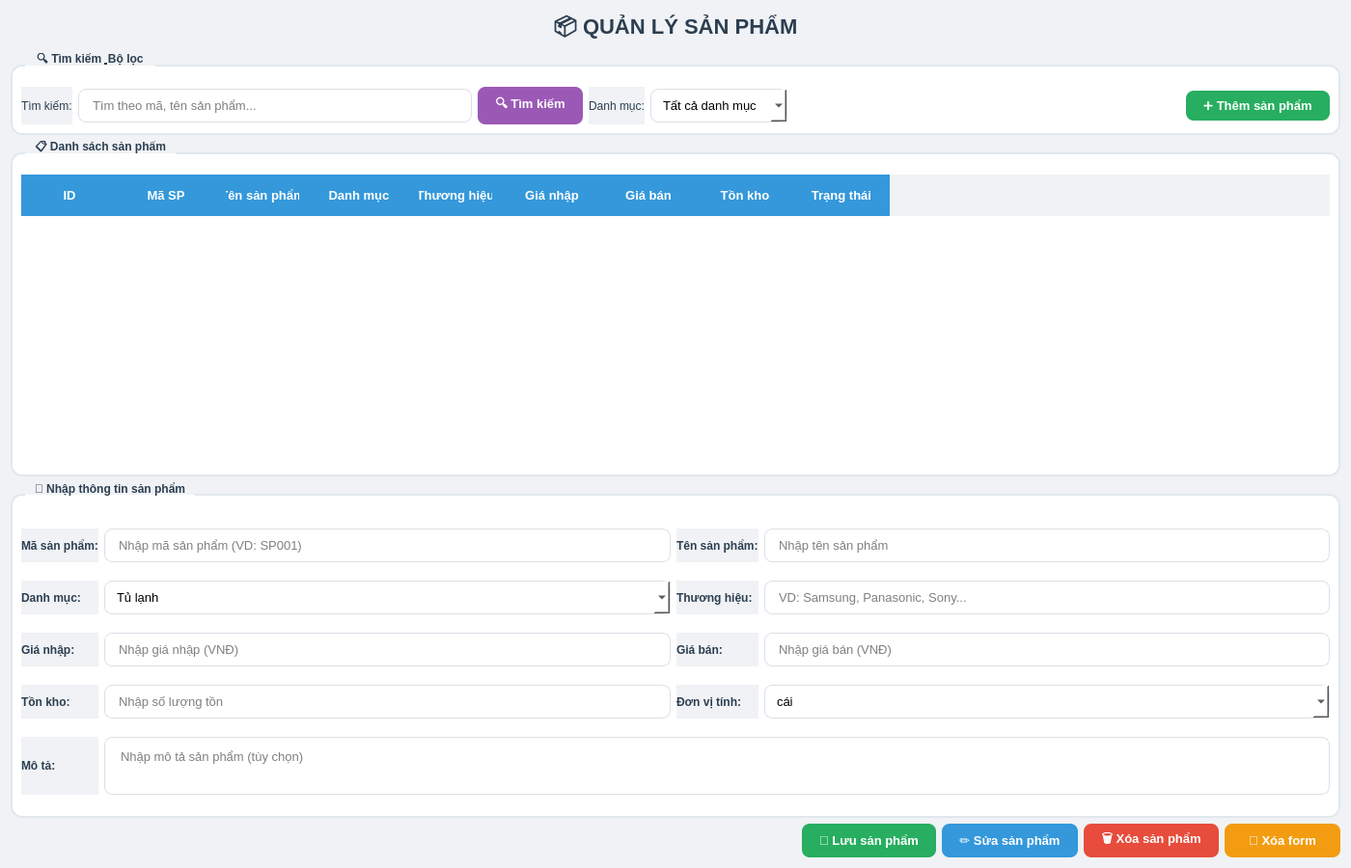
<?xml version="1.0" encoding="UTF-8"?>
<ui version="4.0">
 <class>ProductManagement</class>
 <widget class="QWidget" name="ProductManagement">
  <property name="geometry">
   <rect>
    <x>0</x>
    <y>0</y>
    <width>1400</width>
    <height>900</height>
   </rect>
  </property>
  <property name="windowTitle">
   <string>Quản lý sản phẩm</string>
  </property>
  <property name="styleSheet">
   <string notr="true">
    QWidget {
        background-color: #f0f2f5;
    }
    QGroupBox {
        font-weight: bold;
        border: 2px solid #e1e8ed;
        border-radius: 12px;
        margin-top: 12px;
        padding-top: 12px;
        background-color: white;
    }
    QGroupBox::title {
        subcontrol-origin: margin;
        left: 15px;
        padding: 0 8px 0 8px;
        color: #2c3e50;
    }
    QTableWidget {
        background-color: white;
        alternate-background-color: #f9f9f9;
        gridline-color: #e0e0e0;
        selection-background-color: #3498db;
        selection-color: white;
        border-radius: 10px;
    }
    QHeaderView::section {
        background-color: #3498db;
        color: white;
        padding: 12px;
        font-weight: bold;
        font-size: 13px;
        border: none;
    }
    QPushButton {
        border-radius: 8px;
        padding: 8px 18px;
        font-weight: bold;
        font-size: 13px;
    }
    QPushButton#btnAdd {
        background-color: #27ae60;
        color: white;
    }
    QPushButton#btnAdd:hover {
        background-color: #2ecc71;
    }
    QPushButton#btnEdit {
        background-color: #3498db;
        color: white;
    }
    QPushButton#btnEdit:hover {
        background-color: #2980b9;
    }
    QPushButton#btnDelete {
        background-color: #e74c3c;
        color: white;
    }
    QPushButton#btnDelete:hover {
        background-color: #c0392b;
    }
    QPushButton#btnSave {
        background-color: #27ae60;
        color: white;
    }
    QPushButton#btnClear {
        background-color: #f39c12;
        color: white;
    }
    QPushButton#btnSearch {
        background-color: #9b59b6;
        color: white;
    }
    QLineEdit, QComboBox, QTextEdit {
        padding: 8px 12px;
        border: 1px solid #dcdfe6;
        border-radius: 8px;
        background-color: white;
        font-size: 13px;
    }
    QLineEdit:focus, QComboBox:focus {
        border-color: #3498db;
        outline: none;
    }
    QLabel {
        color: #2c3e50;
    }
    QLabel#lblTitle {
        font-size: 22px;
        font-weight: bold;
        color: #2c3e50;
    }
   </string>
  </property>
  <layout class="QVBoxLayout" name="verticalLayout">
   <item>
    <widget class="QLabel" name="lblTitle">
     <property name="text">
      <string>📦 QUẢN LÝ SẢN PHẨM</string>
     </property>
     <property name="alignment">
      <set>Qt::AlignCenter</set>
     </property>
    </widget>
   </item>
   
   <!-- Phần tìm kiếm và bộ lọc -->
   <item>
    <widget class="QGroupBox" name="groupBoxSearch">
     <property name="title">
      <string>🔍 Tìm kiếm &amp; Bộ lọc</string>
     </property>
     <layout class="QHBoxLayout" name="searchLayout">
      <item>
       <widget class="QLabel" name="lblSearch">
        <property name="text">
         <string>Tìm kiếm:</string>
        </property>
       </widget>
      </item>
      <item>
       <widget class="QLineEdit" name="txtSearch">
        <property name="placeholderText">
         <string>Tìm theo mã, tên sản phẩm...</string>
        </property>
        <property name="minimumSize">
         <size>
          <width>300</width>
          <height>0</height>
         </size>
        </property>
       </widget>
      </item>
      <item>
       <widget class="QPushButton" name="btnSearch">
        <property name="text">
         <string>🔍 Tìm kiếm</string>
        </property>
       </widget>
      </item>
      <item>
       <widget class="QLabel" name="lblCategory">
        <property name="text">
         <string>Danh mục:</string>
        </property>
       </widget>
      </item>
      <item>
       <widget class="QComboBox" name="cboCategory">
        <item>
         <property name="text">
          <string>Tất cả danh mục</string>
         </property>
        </item>
        <item>
         <property name="text">
          <string>Tủ lạnh</string>
         </property>
        </item>
        <item>
         <property name="text">
          <string>Máy giặt</string>
         </property>
        </item>
        <item>
         <property name="text">
          <string>TV</string>
         </property>
        </item>
        <item>
         <property name="text">
          <string>Điều hòa</string>
         </property>
        </item>
        <item>
         <property name="text">
          <string>Bếp từ</string>
         </property>
        </item>
        <item>
         <property name="text">
          <string>Quạt</string>
         </property>
        </item>
        <item>
         <property name="text">
          <string>Máy hút bụi</string>
         </property>
        </item>
       </widget>
      </item>
      <item>
       <spacer name="horizontalSpacer">
        <property name="orientation">
         <enum>Qt::Horizontal</enum>
        </property>
        <property name="sizeHint" stdset="0">
         <size>
          <width>40</width>
          <height>20</height>
         </size>
        </property>
       </spacer>
      </item>
      <item>
       <widget class="QPushButton" name="btnAdd">
        <property name="text">
         <string>➕ Thêm sản phẩm</string>
        </property>
       </widget>
      </item>
     </layout>
    </widget>
   </item>
   
   <!-- Bảng danh sách sản phẩm -->
   <item>
    <widget class="QGroupBox" name="groupBoxProductList">
     <property name="title">
      <string>📋 Danh sách sản phẩm</string>
     </property>
     <layout class="QVBoxLayout" name="verticalLayout_2">
      <item>
       <widget class="QTableWidget" name="tableProducts">
        <property name="alternatingRowColors">
         <bool>true</bool>
        </property>
        <property name="selectionBehavior">
         <enum>QAbstractItemView::SelectRows</enum>
        </property>
        <property name="editTriggers">
         <set>QAbstractItemView::NoEditTriggers</set>
        </property>
        <column>
         <property name="text">
          <string>ID</string>
         </property>
        </column>
        <column>
         <property name="text">
          <string>Mã SP</string>
         </property>
        </column>
        <column>
         <property name="text">
          <string>Tên sản phẩm</string>
         </property>
        </column>
        <column>
         <property name="text">
          <string>Danh mục</string>
         </property>
        </column>
        <column>
         <property name="text">
          <string>Thương hiệu</string>
         </property>
        </column>
        <column>
         <property name="text">
          <string>Giá nhập</string>
         </property>
        </column>
        <column>
         <property name="text">
          <string>Giá bán</string>
         </property>
        </column>
        <column>
         <property name="text">
          <string>Tồn kho</string>
         </property>
        </column>
        <column>
         <property name="text">
          <string>Trạng thái</string>
         </property>
        </column>
       </widget>
      </item>
     </layout>
    </widget>
   </item>
   
   <!-- Form nhập thông tin sản phẩm -->
   <item>
    <widget class="QGroupBox" name="groupBoxProductForm">
     <property name="title">
      <string>📝 Nhập thông tin sản phẩm</string>
     </property>
     <layout class="QGridLayout" name="gridLayout">
      <!-- Hàng 1: Mã sản phẩm và Tên sản phẩm -->
      <item row="0" column="0">
       <widget class="QLabel" name="lblProductCode">
        <property name="text">
         <string>Mã sản phẩm:</string>
        </property>
        <property name="font">
         <font>
          <weight>75</weight>
          <bold>true</bold>
         </font>
        </property>
       </widget>
      </item>
      <item row="0" column="1">
       <widget class="QLineEdit" name="txtProductCode">
        <property name="placeholderText">
         <string>Nhập mã sản phẩm (VD: SP001)</string>
        </property>
       </widget>
      </item>
      <item row="0" column="2">
       <widget class="QLabel" name="lblProductName">
        <property name="text">
         <string>Tên sản phẩm:</string>
        </property>
        <property name="font">
         <font>
          <weight>75</weight>
          <bold>true</bold>
         </font>
        </property>
       </widget>
      </item>
      <item row="0" column="3">
       <widget class="QLineEdit" name="txtProductName">
        <property name="placeholderText">
         <string>Nhập tên sản phẩm</string>
        </property>
       </widget>
      </item>
      
      <!-- Hàng 2: Danh mục và Thương hiệu -->
      <item row="1" column="0">
       <widget class="QLabel" name="lblCategoryForm">
        <property name="text">
         <string>Danh mục:</string>
        </property>
        <property name="font">
         <font>
          <weight>75</weight>
          <bold>true</bold>
         </font>
        </property>
       </widget>
      </item>
      <item row="1" column="1">
       <widget class="QComboBox" name="cboProductCategory">
        <item>
         <property name="text">
          <string>Tủ lạnh</string>
         </property>
        </item>
        <item>
         <property name="text">
          <string>Máy giặt</string>
         </property>
        </item>
        <item>
         <property name="text">
          <string>TV</string>
         </property>
        </item>
        <item>
         <property name="text">
          <string>Điều hòa</string>
         </property>
        </item>
        <item>
         <property name="text">
          <string>Bếp từ</string>
         </property>
        </item>
        <item>
         <property name="text">
          <string>Quạt</string>
         </property>
        </item>
        <item>
         <property name="text">
          <string>Máy hút bụi</string>
         </property>
        </item>
       </widget>
      </item>
      <item row="1" column="2">
       <widget class="QLabel" name="lblBrand">
        <property name="text">
         <string>Thương hiệu:</string>
        </property>
        <property name="font">
         <font>
          <weight>75</weight>
          <bold>true</bold>
         </font>
        </property>
       </widget>
      </item>
      <item row="1" column="3">
       <widget class="QLineEdit" name="txtBrand">
        <property name="placeholderText">
         <string>VD: Samsung, Panasonic, Sony...</string>
        </property>
       </widget>
      </item>
      
      <!-- Hàng 3: Giá nhập và Giá bán -->
      <item row="2" column="0">
       <widget class="QLabel" name="lblPurchasePrice">
        <property name="text">
         <string>Giá nhập:</string>
        </property>
        <property name="font">
         <font>
          <weight>75</weight>
          <bold>true</bold>
         </font>
        </property>
       </widget>
      </item>
      <item row="2" column="1">
       <widget class="QLineEdit" name="txtPurchasePrice">
        <property name="placeholderText">
         <string>Nhập giá nhập (VNĐ)</string>
        </property>
       </widget>
      </item>
      <item row="2" column="2">
       <widget class="QLabel" name="lblSellingPrice">
        <property name="text">
         <string>Giá bán:</string>
        </property>
        <property name="font">
         <font>
          <weight>75</weight>
          <bold>true</bold>
         </font>
        </property>
       </widget>
      </item>
      <item row="2" column="3">
       <widget class="QLineEdit" name="txtSellingPrice">
        <property name="placeholderText">
         <string>Nhập giá bán (VNĐ)</string>
        </property>
       </widget>
      </item>
      
      <!-- Hàng 4: Tồn kho và Đơn vị tính -->
      <item row="3" column="0">
       <widget class="QLabel" name="lblQuantity">
        <property name="text">
         <string>Tồn kho:</string>
        </property>
        <property name="font">
         <font>
          <weight>75</weight>
          <bold>true</bold>
         </font>
        </property>
       </widget>
      </item>
      <item row="3" column="1">
       <widget class="QLineEdit" name="txtQuantity">
        <property name="placeholderText">
         <string>Nhập số lượng tồn</string>
        </property>
       </widget>
      </item>
      <item row="3" column="2">
       <widget class="QLabel" name="lblUnit">
        <property name="text">
         <string>Đơn vị tính:</string>
        </property>
        <property name="font">
         <font>
          <weight>75</weight>
          <bold>true</bold>
         </font>
        </property>
       </widget>
      </item>
      <item row="3" column="3">
       <widget class="QComboBox" name="cboUnit">
        <item>
         <property name="text">
          <string>cái</string>
         </property>
        </item>
        <item>
         <property name="text">
          <string>chiếc</string>
         </property>
        </item>
        <item>
         <property name="text">
          <string>bộ</string>
         </property>
        </item>
       </widget>
      </item>
      
      <!-- Hàng 5: Mô tả -->
      <item row="4" column="0">
       <widget class="QLabel" name="lblDescription">
        <property name="text">
         <string>Mô tả:</string>
        </property>
        <property name="font">
         <font>
          <weight>75</weight>
          <bold>true</bold>
         </font>
        </property>
       </widget>
      </item>
      <item row="4" column="1" colspan="3">
       <widget class="QTextEdit" name="txtDescription">
        <property name="maximumSize">
         <size>
          <width>16777215</width>
          <height>60</height>
         </size>
        </property>
        <property name="placeholderText">
         <string>Nhập mô tả sản phẩm (tùy chọn)</string>
        </property>
       </widget>
      </item>
     </layout>
    </widget>
   </item>
   
   <!-- Các nút chức năng -->
   <item>
    <layout class="QHBoxLayout" name="buttonLayout">
     <item>
      <spacer name="horizontalSpacer_2">
       <property name="orientation">
        <enum>Qt::Horizontal</enum>
       </property>
       <property name="sizeHint" stdset="0">
        <size>
         <width>40</width>
         <height>20</height>
        </size>
       </property>
      </spacer>
     </item>
     <item>
      <widget class="QPushButton" name="btnSave">
       <property name="text">
        <string>💾 Lưu sản phẩm</string>
       </property>
       <property name="minimumSize">
        <size>
         <width>120</width>
         <height>35</height>
        </size>
       </property>
      </widget>
     </item>
     <item>
      <widget class="QPushButton" name="btnEdit">
       <property name="text">
        <string>✏️ Sửa sản phẩm</string>
       </property>
       <property name="minimumSize">
        <size>
         <width>120</width>
         <height>35</height>
        </size>
       </property>
      </widget>
     </item>
     <item>
      <widget class="QPushButton" name="btnDelete">
       <property name="text">
        <string>🗑️ Xóa sản phẩm</string>
       </property>
       <property name="minimumSize">
        <size>
         <width>120</width>
         <height>35</height>
        </size>
       </property>
      </widget>
     </item>
     <item>
      <widget class="QPushButton" name="btnClear">
       <property name="text">
        <string>🔄 Xóa form</string>
       </property>
       <property name="minimumSize">
        <size>
         <width>120</width>
         <height>35</height>
        </size>
       </property>
      </widget>
     </item>
    </layout>
   </item>
  </layout>
 </widget>
</ui>
